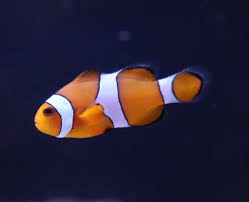
#> input picture data/fish.jpeg, 249 x 202 px
$ python ascii.py   (older library calls are emulated)
#> lines starting #> are read from the running program, lines starting #| are printed output that depends on the picture
#> further down, image is the input picture: PIL image 249x202 RGB; mean R, G, B 42.8, 34.8, 53.5
"""
File:   ascii.py
Author: Marco Plaitano
Date:   16 Feb 2022

IMAGE TO ASCII CONVERTER
Create a text document containing the ASCII representation of any given image.
"""

from sys import argv
from PIL import Image, UnidentifiedImageError


DEFAULT_IMAGE = "data/fish.jpeg"

# Output text file.
ASCII_FILE_PATH = "ascii_image.txt"

# Width (row size) of the output text.
# The higher this value is, the more details the ASCII text will show.
# Set this to 0 to keep the original size.
OUTPUT_WIDTH = 120

# ASCII characters to replace the image pixels with. Sorted to match from lowest
# to highest level of brightness.
SEQUENCE = " .:-=+*#%@"

# When True, map "higher value" characters of SEQUENCE to the shadowy part of
# the image.
# To be used when displaying black text on white background.
PRODUCE_NEGATIVE = False


def resize_image(image, new_width):
    """Resize the given image to have the specified new width and a new height
    that mantains the original aspect ratio.

    If new_width param is 0 the image will NOT be modified."""
#> called with new_width = 120
    if new_width == 0:
        return image
    old_width, old_height = image.size
#> old_width = 249; old_height = 202
    new_height = int( old_height * new_width / old_width * 0.55 )
#> new_height = 53
    return image.resize((new_width, new_height), Image.ANTIALIAS)
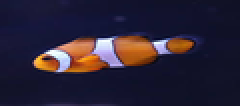
#> returned value: PIL image 120x53 RGB (shown 2 times larger); mean R, G, B 42.8, 34.7, 53.5


def negative(ascii_string):
    """Replace the characters of the ASCII string to generate a negative
    representation of the image."""
    new_string = ""
    for c in ascii_string:
        if c == "\n":
            new_string += "\n"
        else:
            index = len(SEQUENCE) - SEQUENCE.index(c) - 1
            new_string += SEQUENCE[index]
    return new_string


def create_ascii_string(image):
    """Find, for each pixel of the image, the corresponding character of the
    ASCII sequence to form a string."""
    string = ""
    width, height = image.size
    pixels = image.load()

    for y in range(height):
        for x in range(width):
            pixel = pixels[x, y]
            # Get index of character in SEQUENCE corresponding to current
            # pixel's brightness.
            index = int( pixel / 255 * (len(SEQUENCE) - 1) )
            # Add character to the string.
            string += SEQUENCE[index]
        # New line for every new row of pixels.
        string += "\n"
    return string


if __name__ == "__main__":
    if len(argv) > 1:
        image_path = argv[1]
    else:
        if DEFAULT_IMAGE:
            image_path = DEFAULT_IMAGE
        else:
            print("No image given.")
            exit(1)

    # Open the image file.
    try:
        image = Image.open(image_path)
    except FileNotFoundError:
        print(f"Image file '{image_path}' not found.")
        exit(1)
    except UnidentifiedImageError:
        print(f"File '{image_path}' is not an image.")
        exit(1)

    # Resize image to have a width of 80 characters while keeping the original
    # aspect ratio
    image = resize_image(image, OUTPUT_WIDTH)

    # Turn image to greyscale to get, for each pixel its brightness value.
    image = image.convert("L")
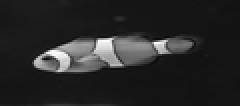
#> image: PIL image 120x53 L (shown 2 times larger); min 9, max 255, mean 39.3

    # Map pixels to characters.
    ascii_text = create_ascii_string(image)
    if PRODUCE_NEGATIVE:
        ascii_text = negative(ascii_text)

    # Write string to output file.
    with open(ASCII_FILE_PATH, "w", encoding="UTF-8") as file:
        file.write(ascii_text)
